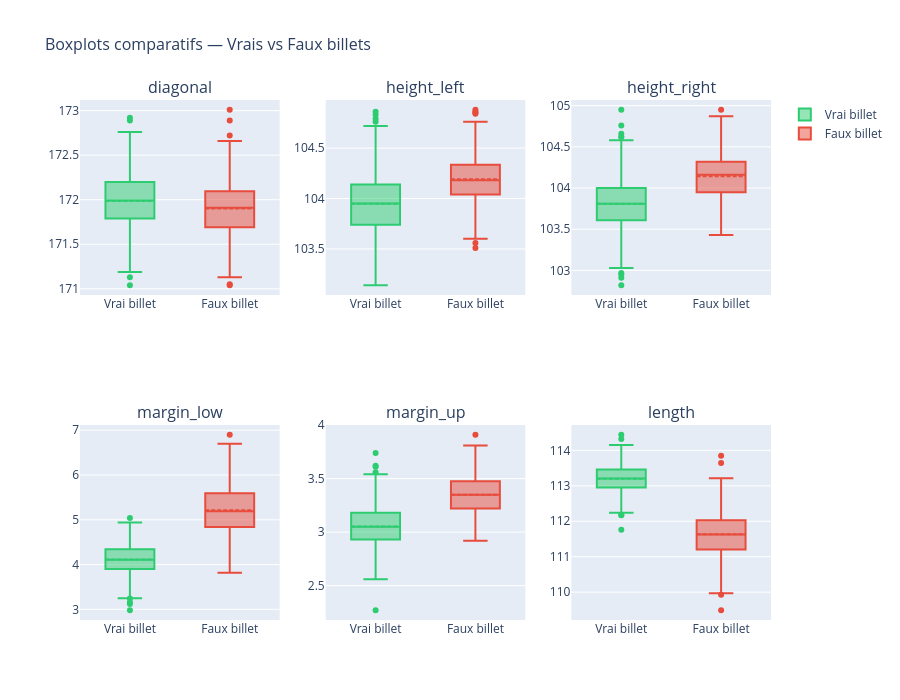

This figure's notebook cell:
### Code cell
# =============================================================================
# BLOC 7 — BOXPLOTS INTERACTIFS
# Les boxplots permettent de voir les médianes, quartiles et outliers.
# Avec Plotly, on peut interagir (zoom, hover) pour une analyse fine.
# =============================================================================

# Préparation : colonne texte pour l'affichage
df_plot = df.copy()
df_plot['Type'] = df_plot['is_genuine'].map({True: 'Vrai billet', False: 'Faux billet'})

fig = make_subplots(rows=2, cols=3, subplot_titles=FEATURES)

color_map = {'Vrai billet': '#2ecc71', 'Faux billet': '#e74c3c'}
row_col = [(1,1),(1,2),(1,3),(2,1),(2,2),(2,3)]

for i, feature in enumerate(FEATURES):
    r, c = row_col[i]
    for label, color in color_map.items():
        data_sub = df_plot[df_plot['Type'] == label][feature]
        fig.add_trace(
            go.Box(
                y=data_sub,
                name=label,
                marker_color=color,
                showlegend=(i == 0),  # légende une seule fois
                boxmean=True          # afficher la moyenne en plus de la médiane
            ), row=r, col=c
        )

fig.update_layout(
    title_text='Boxplots comparatifs — Vrais vs Faux billets',
    title_font_size=16,
    height=700,
    showlegend=True
)
fig.show()

### Figure 1 — Plotly figure (JSON) as saved in the notebook; plotly's stock layout.template omitted (floating-point values rounded to 4 significant figures; data arrays with more than 128 entries replaced by an {"elided": "..."} marker saying what was removed)
{"data": [{"boxmean": true, "marker": {"color": "#2ecc71"}, "name": "Vrai billet", "showlegend": true, "type": "box", "xaxis": "x", "y": {"elided": "1000 float values"}, "yaxis": "y"}, {"boxmean": true, "marker": {"color": "#e74c3c"}, "name": "Faux billet", "showlegend": true, "type": "box", "xaxis": "x", "y": {"elided": "500 float values"}, "yaxis": "y"}, {"boxmean": true, "marker": {"color": "#2ecc71"}, "name": "Vrai billet", "showlegend": false, "type": "box", "xaxis": "x2", "y": {"elided": "1000 float values"}, "yaxis": "y2"}, {"boxmean": true, "marker": {"color": "#e74c3c"}, "name": "Faux billet", "showlegend": false, "type": "box", "xaxis": "x2", "y": {"elided": "500 float values"}, "yaxis": "y2"}, {"boxmean": true, "marker": {"color": "#2ecc71"}, "name": "Vrai billet", "showlegend": false, "type": "box", "xaxis": "x3", "y": {"elided": "1000 float values"}, "yaxis": "y3"}, {"boxmean": true, "marker": {"color": "#e74c3c"}, "name": "Faux billet", "showlegend": false, "type": "box", "xaxis": "x3", "y": {"elided": "500 float values"}, "yaxis": "y3"}, {"boxmean": true, "marker": {"color": "#2ecc71"}, "name": "Vrai billet", "showlegend": false, "type": "box", "xaxis": "x4", "y": {"elided": "1000 float values"}, "yaxis": "y4"}, {"boxmean": true, "marker": {"color": "#e74c3c"}, "name": "Faux billet", "showlegend": false, "type": "box", "xaxis": "x4", "y": {"elided": "500 float values"}, "yaxis": "y4"}, {"boxmean": true, "marker": {"color": "#2ecc71"}, "name": "Vrai billet", "showlegend": false, "type": "box", "xaxis": "x5", "y": {"elided": "1000 float values"}, "yaxis": "y5"}, {"boxmean": true, "marker": {"color": "#e74c3c"}, "name": "Faux billet", "showlegend": false, "type": "box", "xaxis": "x5", "y": {"elided": "500 float values"}, "yaxis": "y5"}, {"boxmean": true, "marker": {"color": "#2ecc71"}, "name": "Vrai billet", "showlegend": false, "type": "box", "xaxis": "x6", "y": {"elided": "1000 float values"}, "yaxis": "y6"}, {"boxmean": true, "marker": {"color": "#e74c3c"}, "name": "Faux billet", "showlegend": false, "type": "box", "xaxis": "x6", "y": {"elided": "500 float values"}, "yaxis": "y6"}], "layout": {"annotations": [{"font": {"size": 16}, "showarrow": false, "text": "diagonal", "x": 0.1444, "xanchor": "center", "xref": "paper", "y": 1, "yanchor": "bottom", "yref": "paper"}, {"font": {"size": 16}, "showarrow": false, "text": "height_left", "x": 0.5, "xanchor": "center", "xref": "paper", "y": 1, "yanchor": "bottom", "yref": "paper"}, {"font": {"size": 16}, "showarrow": false, "text": "height_right", "x": 0.8556, "xanchor": "center", "xref": "paper", "y": 1, "yanchor": "bottom", "yref": "paper"}, {"font": {"size": 16}, "showarrow": false, "text": "margin_low", "x": 0.1444, "xanchor": "center", "xref": "paper", "y": 0.375, "yanchor": "bottom", "yref": "paper"}, {"font": {"size": 16}, "showarrow": false, "text": "margin_up", "x": 0.5, "xanchor": "center", "xref": "paper", "y": 0.375, "yanchor": "bottom", "yref": "paper"}, {"font": {"size": 16}, "showarrow": false, "text": "length", "x": 0.8556, "xanchor": "center", "xref": "paper", "y": 0.375, "yanchor": "bottom", "yref": "paper"}], "height": 700, "showlegend": true, "title": {"font": {"size": 16}, "text": "Boxplots comparatifs — Vrais vs Faux billets"}, "xaxis": {"anchor": "y", "domain": [0, 0.2889]}, "xaxis2": {"anchor": "y2", "domain": [0.3556, 0.6444]}, "xaxis3": {"anchor": "y3", "domain": [0.7111, 1]}, "xaxis4": {"anchor": "y4", "domain": [0, 0.2889]}, "xaxis5": {"anchor": "y5", "domain": [0.3556, 0.6444]}, "xaxis6": {"anchor": "y6", "domain": [0.7111, 1]}, "yaxis": {"anchor": "x", "domain": [0.625, 1]}, "yaxis2": {"anchor": "x2", "domain": [0.625, 1]}, "yaxis3": {"anchor": "x3", "domain": [0.625, 1]}, "yaxis4": {"anchor": "x4", "domain": [0, 0.375]}, "yaxis5": {"anchor": "x5", "domain": [0, 0.375]}, "yaxis6": {"anchor": "x6", "domain": [0, 0.375]}}}
